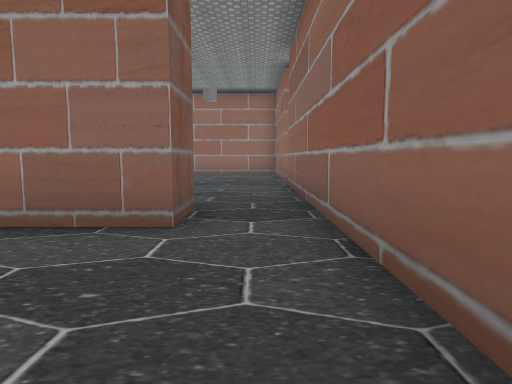
view 1 (above)

16 first-person views from a walk through a 3-D level made in the Unity game engine. The camera is 1.5 m above the floor, tilts 6° down and sees 75° across. The floor is counted in squares, 2 m on a side. Each view is taken from the middle of a square. On the plan, view 1 faces up. The plan holds only what a view shows up to about 11 squares ahead; the rest is blank. The place goes on beyond the plan. The player is left out. Door leaves are left out, so doorways stand open. Some surface patterns are stand-ins.

view 2
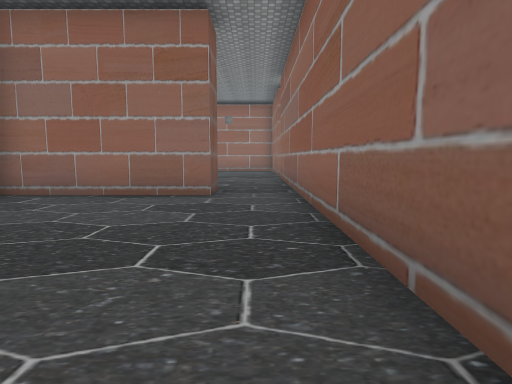

view 3
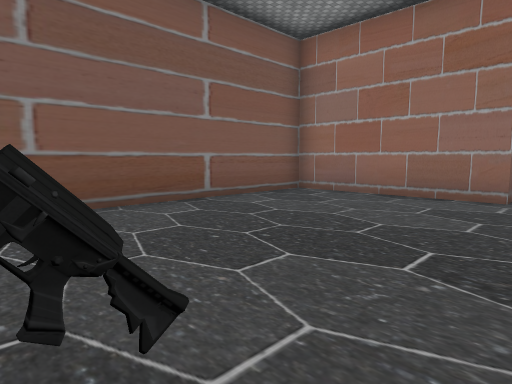

view 4
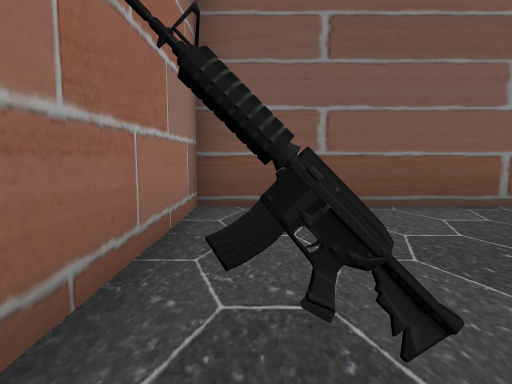

view 5
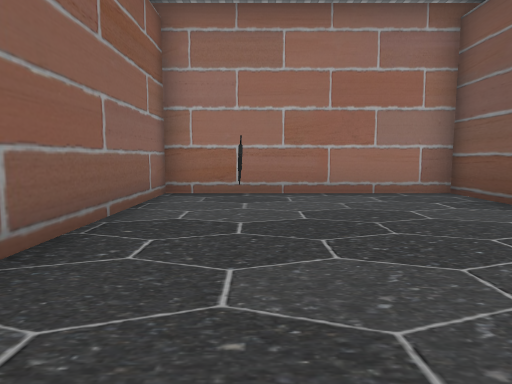

view 6
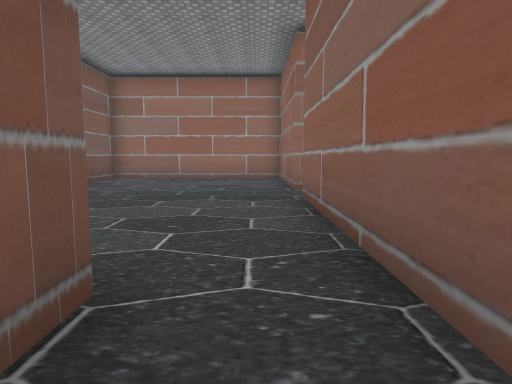

view 7
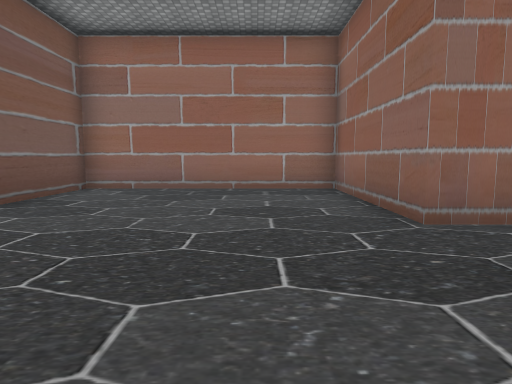

view 8
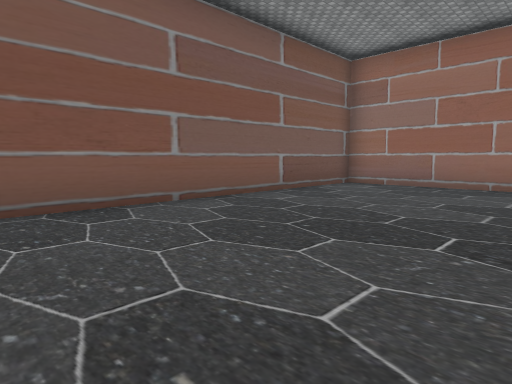

view 9
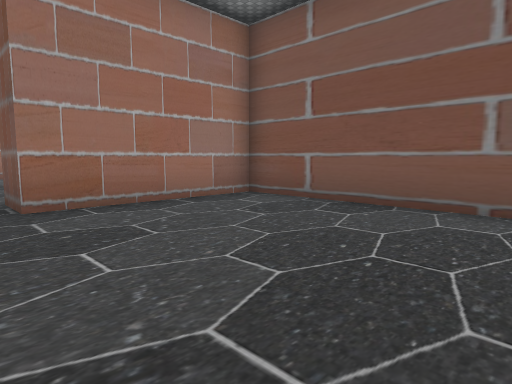

view 10
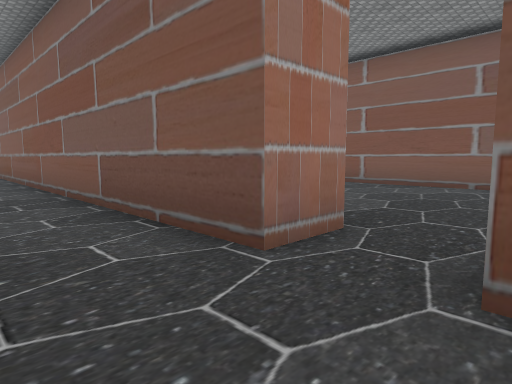

view 11
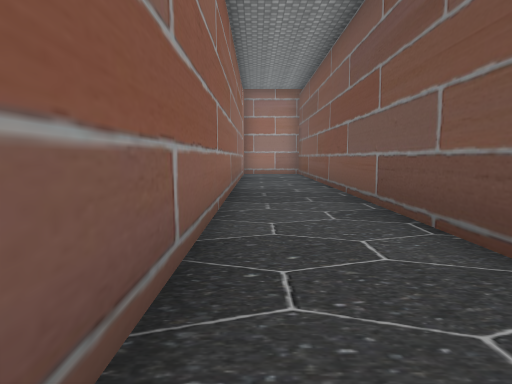

view 12
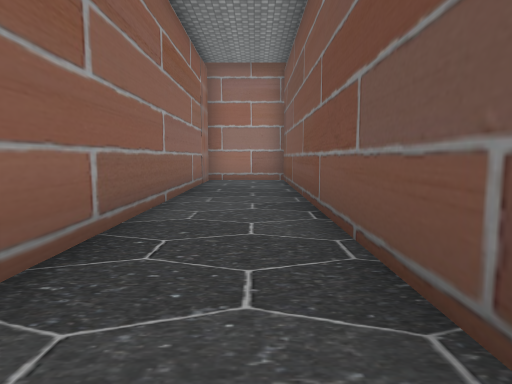

view 13
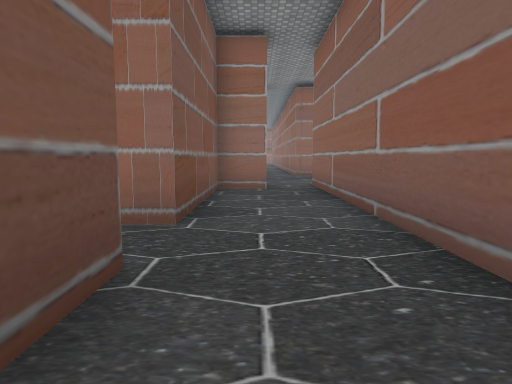

view 14
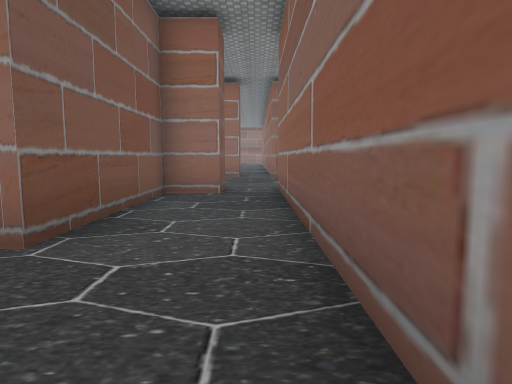

view 15
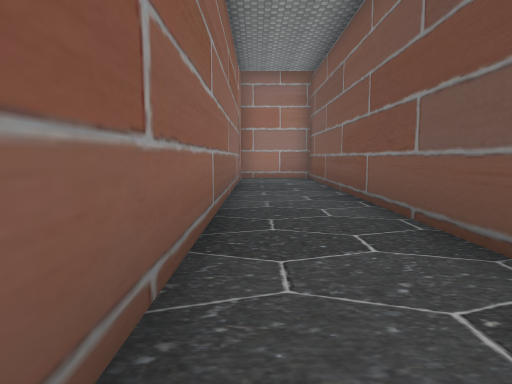

view 16
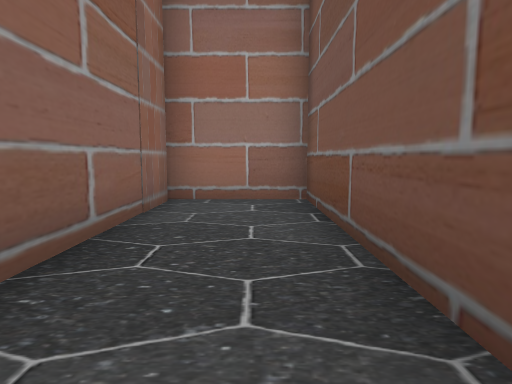

### Floor plan
Points are (right, up) in squares from view 1. A wall is a line through its corners. A room is listed if a view was taken in it or the views show most of it. See-through windows are left out.
Room 1 (views 1, 2, 3, 4, 5, 6)
walls: (-0.9, 3.5) (-5, 3.5) (-5, -3.9) (0.9, -3.9) (0.9, 4)
ways out: open door at (0, 4) to room 2
Room 2 (views 7, 8, 9)
walls: (0.9, 10.7) (0.9, 14.9) (-5, 14.9) (-5, 4.8) (-0.9, 4.8) (-0.9, 3.5); (0.9, 4) (0.9, 9.2)
ways out: open door at (0, 4) to room 1; opening at (1.5, 10) to room 3
Room 3 (views 10, 11, 12, 13, 14, 15, 16)
walls: (0.9, 9.2) (2.1, 9.2) (2.1, -3.9) (4.5, -3.9) (4.5, 16.2); (3.3, 16.1) (3.3, 14.9) (2.1, 14.9) (2.1, 10.7) (0.9, 10.7)
ways out: opening at (1.5, 10) to room 2; opening at (4, 16)

Where each view was taken, in squares from view 1:
view 1: 0 up, 0 right, facing up
view 2: 3 down, 0 right, facing up
view 3: 3 down, 0 right, facing up-left
view 4: 3 down, 0 right, facing left
view 5: 3 up, 1 left, facing down
view 6: 3 up, 0 right, facing up
view 7: 7 up, 1 left, facing up
view 8: 6 up, 0 right, facing up-left
view 9: 10 up, 0 right, facing down-left
view 10: 11 up, 4 right, facing down-left
view 11: 11 up, 4 right, facing down
view 12: 7 up, 3 right, facing down
view 13: 7 up, 3 right, facing up
view 14: 8 up, 4 right, facing up
view 15: 8 up, 4 right, facing down
view 16: 2 up, 3 right, facing down
